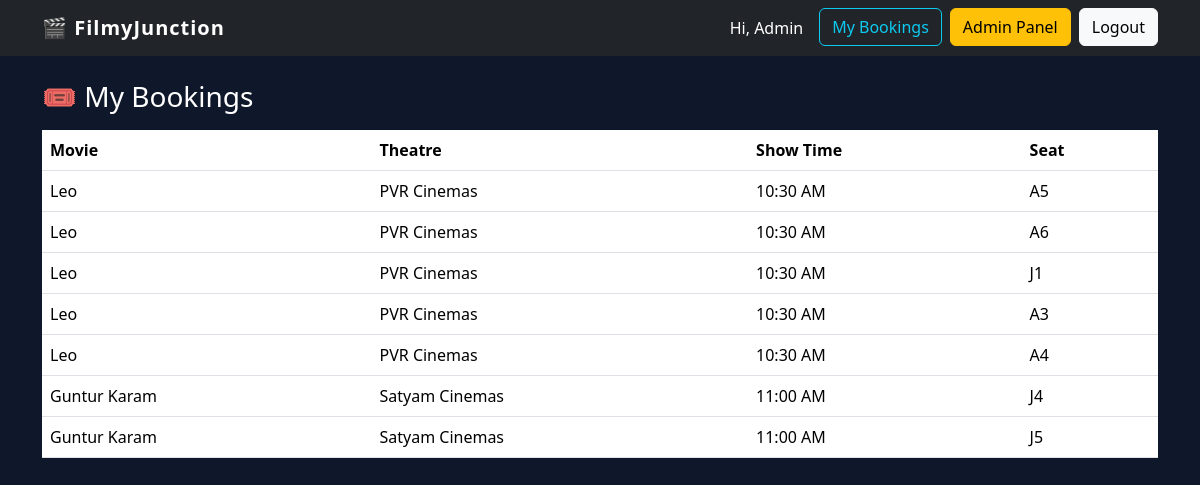
/my-bookings (signed in), run on the app's committed database.
### models.py (models this page shows, shortened)
class User(UserMixin, db.Model):
    id = db.Column(db.Integer, primary_key=True)
    username = db.Column(db.String(50), unique=True, nullable=False)
    password_hash = db.Column(db.String(200), nullable=False)
    is_admin = db.Column(db.Boolean, default=False)  # ✅ THIS LINE.d

class SeatBooking(db.Model):
    id = db.Column(db.Integer, primary_key=True)
    show_id = db.Column(db.Integer, db.ForeignKey('show.id'), nullable=False)
    seat_number = db.Column(db.String(5), nullable=False)
    user_id = db.Column(db.Integer, db.ForeignKey('user.id'), nullable=False)
    show = db.relationship('Show')
    user = db.relationship('User')

class Movie(db.Model):
    id = db.Column(db.Integer, primary_key=True)
    title = db.Column(db.String(100), nullable=False)
    poster = db.Column(db.String(200), nullable=False)
    rating = db.Column(db.Float, nullable=False)
    description = db.Column(db.Text, nullable=False)

class Theatre(db.Model):
    id = db.Column(db.Integer, primary_key=True)
    name = db.Column(db.String(100), nullable=False)
    location = db.Column(db.String(100), nullable=False)

class Show(db.Model):
    id = db.Column(db.Integer, primary_key=True)
    movie_id = db.Column(db.Integer, db.ForeignKey('movie.id'), nullable=False)
    screen_id = db.Column(db.Integer, db.ForeignKey('screen.id'), nullable=False)
    show_time = db.Column(db.String(20), nullable=False)
    movie = db.relationship('Movie')
    screen = db.relationship('Screen')

### app.py (the view)
@app.route("/my-bookings")
@login_required
def my_bookings():
    bookings = SeatBooking.query.filter_by(
        user_id=current_user.id
    ).all()
    return render_template("my_bookings.html", bookings=bookings)

### app.py (called while the page is built)
@login_manager.user_loader
def load_user(user_id):
    return db.session.get(User, int(user_id))

### templates/my_bookings.html
{% extends 'base.html' %}
{% block content %}
<h3>🎟️ My Bookings</h3>
{% if bookings %}
<table class="table mt-3">
    <thead>
        <tr>
            <th>Movie</th>
            <th>Theatre</th>
            <th>Show Time</th>
            <th>Seat</th>
        </tr>
    </thead>
    <tbody>
    {% for b in bookings %}
        <tr>
            <td>{{ b.show.movie.title }}</td>
            <td>{{ b.show.screen.theatre.name }}</td>
            <td>{{ b.show.show_time }}</td>
            <td>{{ b.seat_number }}</td>
        </tr>
    {% endfor %}
    </tbody>
</table>
{% else %}
<p>No bookings yet.</p>
{% endif %}
{% endblock %}

### templates/base.html (shortened to what this page needs)
<!DOCTYPE html>
<html lang="en">
<head>
  <link
    href="https://cdn.jsdelivr.net/npm/bootstrap@5.3.3/dist/css/bootstrap.min.css"
    rel="stylesheet">
</head>
<body>
<nav class="navbar navbar-expand-lg navbar-dark bg-dark">
  <div class="container">
    <a class="navbar-brand" href="{{ url_for('home') }}">
      🎬 FilmyJunction
    </a>
    <div class="collapse navbar-collapse" id="navbarNav">
      <ul class="navbar-nav ms-auto">
        {% if current_user.is_authenticated %}
          <li class="nav-item">
            <span class="nav-link text-white">
              Hi, {{ current_user.username }}
            </span>
          </li>
          <li class="nav-item ms-2">
            <a href="{{ url_for('my_bookings') }}"
               class="btn btn-outline-info">
              My Bookings
            </a>
          </li>
          {% if current_user.is_admin %}
            <li class="nav-item ms-2">
              <a href="{{ url_for('admin_dashboard') }}"
                 class="btn btn-warning">
                Admin Panel
              </a>
            </li>
          {% endif %}
          <li class="nav-item ms-2">
            <a href="{{ url_for('logout') }}"
               class="btn btn-light">
              Logout
            </a>
          </li>
        {% endif %}
      </ul>
    </div>
  </div>
</nav>
<div class="container mt-4">
  {% block content %}
  {% endblock %}
</div>
</body>
</html>

### templates/base.html (style rules this page uses)
body { background-color: #0f172a; color: white; }
.navbar-brand { font-weight: bold; letter-spacing: 1px; }

### data on the page
User: username "Admin"
SeatBooking: show.movie "Leo", show.screen.theatre.name "PVR Cinemas", show.show_time "10:30 AM", seat_number "A5"
SeatBooking: show.movie "Leo", show.screen.theatre.name "PVR Cinemas", show.show_time "10:30 AM", seat_number "A6"
SeatBooking: show.movie "Leo", show.screen.theatre.name "PVR Cinemas", show.show_time "10:30 AM", seat_number "J1"
SeatBooking: show.movie "Leo", show.screen.theatre.name "PVR Cinemas", show.show_time "10:30 AM", seat_number "A3"
SeatBooking: show.movie "Leo", show.screen.theatre.name "PVR Cinemas", show.show_time "10:30 AM", seat_number "A4"
SeatBooking: show.movie "Guntur Karam", show.screen.theatre.name "Satyam Cinemas", show.show_time "11:00 AM", seat_number "J4"
SeatBooking: show.movie "Guntur Karam", show.screen.theatre.name "Satyam Cinemas", show.show_time "11:00 AM", seat_number "J5"
